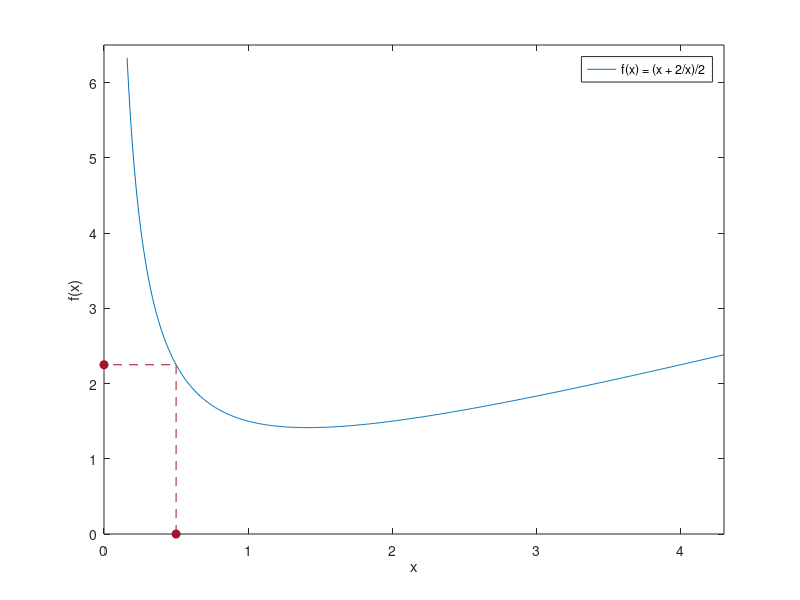

The MATLAB source for this figure:
% Fig. 1.7: Update function of Heron's method (book, Section 1.1, Eq. 1.4)
% f(x) = (x + 2/x)/2 and first step x_0 = 0.5 -> x_1 = f(x_0)
% (c) 2026 Philipp Kügler · Program for the book "Dynamical Systems in the Life Sciences" · MIT License (see LICENSE)
f = @(x) 0.5 * (x + 2 ./ x);
x0 = 0.5;
x1 = f(x0);
fprintf('x_0 = %g,  x_1 = f(x_0) = %g\n', x0, x1);    % x_1 = 2.25

rot = [0.64 0.08 0.18]; blau = [0 0.447 0.741];
x = linspace(0.16, 4.3, 400);
plot(x, f(x), 'Color', blau); hold on
plot([x0 x0 0], [0 x1 x1], '--', 'Color', rot);      % up to the curve, then to the y-axis
plot([x0 0], [0 x1], 'o', 'Color', rot, 'MarkerFaceColor', rot);
hold off
xlim([0 4.3]); ylim([0 6.5]);
xlabel('x'); ylabel('f(x)'); legend('f(x) = (x + 2/x)/2');
